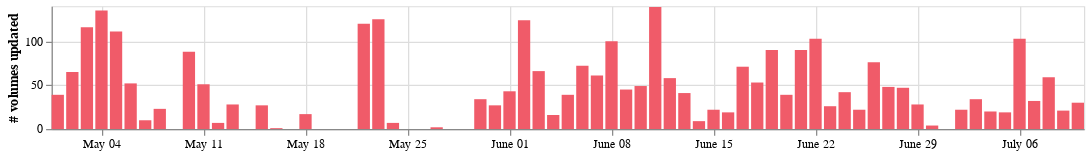

This figure's notebook cell:
### Code cell
# num_chart.save("figures/hathitrust_changes_countonly.pdf")
ppa_num_chart.save("figures/ppa_hathitrust_changes_countonly.pdf")
ppa_num_chart

### Figure 1 — Vega-Lite specification as saved in the notebook (floating-point values rounded to 4 significant figures)
{"$schema": "https://vega.github.io/schema/vega-lite/v5.20.1.json", "config": {"view": {"continuousHeight": 300, "continuousWidth": 300}}, "data": {"name": "data-224658dfa57a8b78dfff885e230c5faa"}, "datasets": {"data-224658dfa57a8b78dfff885e230c5faa": [{"date": "2025-05-01T00:00:00", "num_updated": 459707, "pct_ppa_updated": 0.007269, "pct_updated": 0.0243, "ppa_updated": 39}, {"date": "2025-05-02T00:00:00", "num_updated": 377472, "pct_ppa_updated": 0.01212, "pct_updated": 0.01995, "ppa_updated": 65}, {"date": "2025-05-03T00:00:00", "num_updated": 423831, "pct_ppa_updated": 0.02162, "pct_updated": 0.0224, "ppa_updated": 116}, {"date": "2025-05-04T00:00:00", "num_updated": 265070, "pct_ppa_updated": 0.02516, "pct_updated": 0.01401, "ppa_updated": 135}, {"date": "2025-05-05T00:00:00", "num_updated": 420486, "pct_ppa_updated": 0.02069, "pct_updated": 0.02222, "ppa_updated": 111}, {"date": "2025-05-06T00:00:00", "num_updated": 457121, "pct_ppa_updated": 0.009692, "pct_updated": 0.02416, "ppa_updated": 52}, {"date": "2025-05-07T00:00:00", "num_updated": 118717, "pct_ppa_updated": 0.001864, "pct_updated": 0.006274, "ppa_updated": 10}, {"date": "2025-05-08T00:00:00", "num_updated": 403917, "pct_ppa_updated": 0.004287, "pct_updated": 0.02135, "ppa_updated": 23}, {"date": "2025-05-10T00:00:00", "num_updated": 675112, "pct_ppa_updated": 0.0164, "pct_updated": 0.03568, "ppa_updated": 88}, {"date": "2025-05-11T00:00:00", "num_updated": 440304, "pct_ppa_updated": 0.009506, "pct_updated": 0.02327, "ppa_updated": 51}, {"date": "2025-05-12T00:00:00", "num_updated": 289095, "pct_ppa_updated": 0.001305, "pct_updated": 0.01528, "ppa_updated": 7}, {"date": "2025-05-13T00:00:00", "num_updated": 316016, "pct_ppa_updated": 0.005219, "pct_updated": 0.0167, "ppa_updated": 28}, {"date": "2025-05-14T00:00:00", "num_updated": 575, "pct_ppa_updated": 0.0, "pct_updated": 3.039e-05, "ppa_updated": 0}, {"date": "2025-05-15T00:00:00", "num_updated": 846329, "pct_ppa_updated": 0.005033, "pct_updated": 0.04473, "ppa_updated": 27}, {"date": "2025-05-16T00:00:00", "num_updated": 277052, "pct_ppa_updated": 0.0001864, "pct_updated": 0.01464, "ppa_updated": 1}, {"date": "2025-05-17T00:00:00", "num_updated": 48732, "pct_ppa_updated": 0.0, "pct_updated": 0.002576, "ppa_updated": 0}, {"date": "2025-05-18T00:00:00", "num_updated": 48021, "pct_ppa_updated": 0.003169, "pct_updated": 0.002538, "ppa_updated": 17}, {"date": "2025-05-19T00:00:00", "num_updated": 22824, "pct_ppa_updated": 0.0, "pct_updated": 0.001206, "ppa_updated": 0}, {"date": "2025-05-20T00:00:00", "num_updated": 6751, "pct_ppa_updated": 0.0, "pct_updated": 0.0003568, "ppa_updated": 0}, {"date": "2025-05-21T00:00:00", "num_updated": 5356, "pct_ppa_updated": 0.0, "pct_updated": 0.0002831, "ppa_updated": 0}, {"date": "2025-05-22T00:00:00", "num_updated": 332550, "pct_ppa_updated": 0.02237, "pct_updated": 0.01758, "ppa_updated": 120}, {"date": "2025-05-23T00:00:00", "num_updated": 499195, "pct_ppa_updated": 0.0233, "pct_updated": 0.02638, "ppa_updated": 125}, {"date": "2025-05-24T00:00:00", "num_updated": 91672, "pct_ppa_updated": 0.001305, "pct_updated": 0.004845, "ppa_updated": 7}, {"date": "2025-05-25T00:00:00", "num_updated": 14506, "pct_ppa_updated": 0.0, "pct_updated": 0.0007667, "ppa_updated": 0}, {"date": "2025-05-26T00:00:00", "num_updated": 7544, "pct_ppa_updated": 0.0, "pct_updated": 0.0003987, "ppa_updated": 0}, {"date": "2025-05-27T00:00:00", "num_updated": 3881, "pct_ppa_updated": 0.0003728, "pct_updated": 0.0002051, "ppa_updated": 2}, {"date": "2025-05-28T00:00:00", "num_updated": 929, "pct_ppa_updated": 0.0, "pct_updated": 4.91e-05, "ppa_updated": 0}, {"date": "2025-05-29T00:00:00", "num_updated": 8020, "pct_ppa_updated": 0.0, "pct_updated": 0.0004239, "ppa_updated": 0}, {"date": "2025-05-30T00:00:00", "num_updated": 687959, "pct_ppa_updated": 0.006337, "pct_updated": 0.03636, "ppa_updated": 34}, {"date": "2025-05-31T00:00:00", "num_updated": 410943, "pct_ppa_updated": 0.005033, "pct_updated": 0.02172, "ppa_updated": 27}, {"date": "2025-06-01T00:00:00", "num_updated": 615189, "pct_ppa_updated": 0.008015, "pct_updated": 0.03251, "ppa_updated": 43}, {"date": "2025-06-02T00:00:00", "num_updated": 419028, "pct_ppa_updated": 0.02311, "pct_updated": 0.02215, "ppa_updated": 124}, {"date": "2025-06-03T00:00:00", "num_updated": 465977, "pct_ppa_updated": 0.0123, "pct_updated": 0.02463, "ppa_updated": 66}, {"date": "2025-06-04T00:00:00", "num_updated": 358816, "pct_ppa_updated": 0.002982, "pct_updated": 0.01896, "ppa_updated": 16}, {"date": "2025-06-05T00:00:00", "num_updated": 359528, "pct_ppa_updated": 0.007269, "pct_updated": 0.019, "ppa_updated": 39}, {"date": "2025-06-06T00:00:00", "num_updated": 342298, "pct_ppa_updated": 0.01342, "pct_updated": 0.01809, "ppa_updated": 72}, {"date": "2025-06-07T00:00:00", "num_updated": 449139, "pct_ppa_updated": 0.01137, "pct_updated": 0.02374, "ppa_updated": 61}, {"date": "2025-06-08T00:00:00", "num_updated": 513151, "pct_ppa_updated": 0.01864, "pct_updated": 0.02712, "ppa_updated": 100}, {"date": "2025-06-09T00:00:00", "num_updated": 312105, "pct_ppa_updated": 0.008388, "pct_updated": 0.0165, "ppa_updated": 45}, {"date": "2025-06-10T00:00:00", "num_updated": 378394, "pct_ppa_updated": 0.009133, "pct_updated": 0.02, "ppa_updated": 49}, {"date": "2025-06-11T00:00:00", "num_updated": 582708, "pct_ppa_updated": 0.02591, "pct_updated": 0.0308, "ppa_updated": 139}, {"date": "2025-06-12T00:00:00", "num_updated": 515628, "pct_ppa_updated": 0.01081, "pct_updated": 0.02725, "ppa_updated": 58}, {"date": "2025-06-13T00:00:00", "num_updated": 495513, "pct_ppa_updated": 0.007642, "pct_updated": 0.02619, "ppa_updated": 41}, {"date": "2025-06-14T00:00:00", "num_updated": 437156, "pct_ppa_updated": 0.001678, "pct_updated": 0.0231, "ppa_updated": 9}, {"date": "2025-06-15T00:00:00", "num_updated": 487611, "pct_ppa_updated": 0.004101, "pct_updated": 0.02577, "ppa_updated": 22}, {"date": "2025-06-16T00:00:00", "num_updated": 446809, "pct_ppa_updated": 0.003541, "pct_updated": 0.02361, "ppa_updated": 19}, {"date": "2025-06-17T00:00:00", "num_updated": 542288, "pct_ppa_updated": 0.01323, "pct_updated": 0.02866, "ppa_updated": 71}, {"date": "2025-06-18T00:00:00", "num_updated": 559878, "pct_ppa_updated": 0.009879, "pct_updated": 0.02959, "ppa_updated": 53}, {"date": "2025-06-19T00:00:00", "num_updated": 408969, "pct_ppa_updated": 0.01678, "pct_updated": 0.02161, "ppa_updated": 90}, {"date": "2025-06-20T00:00:00", "num_updated": 280371, "pct_ppa_updated": 0.007269, "pct_updated": 0.01482, "ppa_updated": 39}, {"date": "2025-06-21T00:00:00", "num_updated": 381278, "pct_ppa_updated": 0.01678, "pct_updated": 0.02015, "ppa_updated": 90}, {"date": "2025-06-22T00:00:00", "num_updated": 505103, "pct_ppa_updated": 0.0192, "pct_updated": 0.0267, "ppa_updated": 103}, {"date": "2025-06-23T00:00:00", "num_updated": 417529, "pct_ppa_updated": 0.004846, "pct_updated": 0.02207, "ppa_updated": 26}, {"date": "2025-06-24T00:00:00", "num_updated": 647451, "pct_ppa_updated": 0.007829, "pct_updated": 0.03422, "ppa_updated": 42}, {"date": "2025-06-25T00:00:00", "num_updated": 470756, "pct_ppa_updated": 0.004101, "pct_updated": 0.02488, "ppa_updated": 22}, {"date": "2025-06-26T00:00:00", "num_updated": 449417, "pct_ppa_updated": 0.01417, "pct_updated": 0.02375, "ppa_updated": 76}, {"date": "2025-06-27T00:00:00", "num_updated": 405193, "pct_ppa_updated": 0.008947, "pct_updated": 0.02142, "ppa_updated": 48}, {"date": "2025-06-28T00:00:00", "num_updated": 497475, "pct_ppa_updated": 0.00876, "pct_updated": 0.02629, "ppa_updated": 47}, {"date": "2025-06-29T00:00:00", "num_updated": 161896, "pct_ppa_updated": 0.005219, "pct_updated": 0.008557, "ppa_updated": 28}, {"date": "2025-06-30T00:00:00", "num_updated": 40566, "pct_ppa_updated": 0.0007456, "pct_updated": 0.002144, "ppa_updated": 4}, {"date": "2025-07-01T00:00:00", "num_updated": 17230, "pct_ppa_updated": 0.0, "pct_updated": 0.0009106, "ppa_updated": 0}, {"date": "2025-07-02T00:00:00", "num_updated": 285218, "pct_ppa_updated": 0.004101, "pct_updated": 0.01507, "ppa_updated": 22}, {"date": "2025-07-03T00:00:00", "num_updated": 353668, "pct_ppa_updated": 0.006337, "pct_updated": 0.01869, "ppa_updated": 34}, {"date": "2025-07-04T00:00:00", "num_updated": 368403, "pct_ppa_updated": 0.003728, "pct_updated": 0.01947, "ppa_updated": 20}, {"date": "2025-07-05T00:00:00", "num_updated": 413547, "pct_ppa_updated": 0.003541, "pct_updated": 0.02186, "ppa_updated": 19}, {"date": "2025-07-06T00:00:00", "num_updated": 461452, "pct_ppa_updated": 0.0192, "pct_updated": 0.02439, "ppa_updated": 103}, {"date": "2025-07-07T00:00:00", "num_updated": 407286, "pct_ppa_updated": 0.005965, "pct_updated": 0.02153, "ppa_updated": 32}, {"date": "2025-07-08T00:00:00", "num_updated": 335421, "pct_ppa_updated": 0.011, "pct_updated": 0.01773, "ppa_updated": 59}, {"date": "2025-07-09T00:00:00", "num_updated": 392793, "pct_ppa_updated": 0.003914, "pct_updated": 0.02076, "ppa_updated": 21}, {"date": "2025-07-10T00:00:00", "num_updated": 445583, "pct_ppa_updated": 0.005592, "pct_updated": 0.02355, "ppa_updated": 30}]}, "encoding": {"x": {"axis": {"format": "%B %d", "tickCount": "week"}, "field": "date", "title": "", "type": "temporal"}, "y": {"field": "ppa_updated", "title": "# volumes updated", "type": "quantitative"}}, "height": 100, "mark": {"color": "#f05b69", "type": "bar", "width": 10}, "usermeta": {"embedOptions": {}}, "width": 840}
